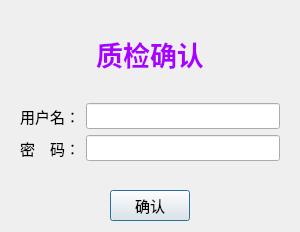
<?xml version="1.0" encoding="UTF-8"?>
<ui version="4.0">
 <class>DialogPowerLogin</class>
 <widget class="QDialog" name="DialogPowerLogin">
  <property name="geometry">
   <rect>
    <x>0</x>
    <y>0</y>
    <width>300</width>
    <height>232</height>
   </rect>
  </property>
  <property name="font">
   <font>
    <pointsize>11</pointsize>
   </font>
  </property>
  <property name="windowTitle">
   <string>登录</string>
  </property>
  <layout class="QVBoxLayout" name="verticalLayout">
   <property name="leftMargin">
    <number>20</number>
   </property>
   <property name="rightMargin">
    <number>20</number>
   </property>
   <item>
    <widget class="QLabel" name="labelTitle">
     <property name="sizePolicy">
      <sizepolicy hsizetype="Expanding" vsizetype="Expanding">
       <horstretch>0</horstretch>
       <verstretch>0</verstretch>
      </sizepolicy>
     </property>
     <property name="palette">
      <palette>
       <active>
        <colorrole role="WindowText">
         <brush brushstyle="SolidPattern">
          <color alpha="255">
           <red>170</red>
           <green>0</green>
           <blue>255</blue>
          </color>
         </brush>
        </colorrole>
       </active>
       <inactive>
        <colorrole role="WindowText">
         <brush brushstyle="SolidPattern">
          <color alpha="255">
           <red>170</red>
           <green>0</green>
           <blue>255</blue>
          </color>
         </brush>
        </colorrole>
       </inactive>
       <disabled>
        <colorrole role="WindowText">
         <brush brushstyle="SolidPattern">
          <color alpha="255">
           <red>190</red>
           <green>190</green>
           <blue>190</blue>
          </color>
         </brush>
        </colorrole>
       </disabled>
      </palette>
     </property>
     <property name="font">
      <font>
       <pointsize>20</pointsize>
       <weight>75</weight>
       <bold>true</bold>
      </font>
     </property>
     <property name="text">
      <string>质检确认</string>
     </property>
     <property name="alignment">
      <set>Qt::AlignCenter</set>
     </property>
    </widget>
   </item>
   <item>
    <layout class="QGridLayout" name="gridLayout">
     <item row="0" column="0">
      <widget class="QLabel" name="labelUsername">
       <property name="text">
        <string>用户名：</string>
       </property>
       <property name="alignment">
        <set>Qt::AlignRight|Qt::AlignTrailing|Qt::AlignVCenter</set>
       </property>
      </widget>
     </item>
     <item row="0" column="1">
      <widget class="QLineEdit" name="editUsername">
       <property name="clearButtonEnabled">
        <bool>true</bool>
       </property>
      </widget>
     </item>
     <item row="1" column="0">
      <widget class="QLabel" name="labelPassword">
       <property name="text">
        <string>密　码：</string>
       </property>
       <property name="alignment">
        <set>Qt::AlignRight|Qt::AlignTrailing|Qt::AlignVCenter</set>
       </property>
      </widget>
     </item>
     <item row="1" column="1">
      <widget class="QLineEdit" name="editPassword">
       <property name="echoMode">
        <enum>QLineEdit::Password</enum>
       </property>
       <property name="clearButtonEnabled">
        <bool>true</bool>
       </property>
      </widget>
     </item>
     <item row="2" column="0" colspan="2">
      <widget class="QLabel" name="labelNotice">
       <property name="palette">
        <palette>
         <active>
          <colorrole role="WindowText">
           <brush brushstyle="SolidPattern">
            <color alpha="255">
             <red>255</red>
             <green>0</green>
             <blue>0</blue>
            </color>
           </brush>
          </colorrole>
         </active>
         <inactive>
          <colorrole role="WindowText">
           <brush brushstyle="SolidPattern">
            <color alpha="255">
             <red>255</red>
             <green>0</green>
             <blue>0</blue>
            </color>
           </brush>
          </colorrole>
         </inactive>
         <disabled>
          <colorrole role="WindowText">
           <brush brushstyle="SolidPattern">
            <color alpha="255">
             <red>190</red>
             <green>190</green>
             <blue>190</blue>
            </color>
           </brush>
          </colorrole>
         </disabled>
        </palette>
       </property>
       <property name="alignment">
        <set>Qt::AlignCenter</set>
       </property>
      </widget>
     </item>
    </layout>
   </item>
   <item>
    <layout class="QHBoxLayout" name="horizontalLayout">
     <item>
      <spacer name="horizontalSpacer_1">
       <property name="orientation">
        <enum>Qt::Horizontal</enum>
       </property>
       <property name="sizeHint" stdset="0">
        <size>
         <width>40</width>
         <height>20</height>
        </size>
       </property>
      </spacer>
     </item>
     <item>
      <widget class="QPushButton" name="buttonAccept">
       <property name="minimumSize">
        <size>
         <width>80</width>
         <height>30</height>
        </size>
       </property>
       <property name="text">
        <string>确认</string>
       </property>
       <property name="icon">
        <iconset resource="../PCS.qrc">
         <normaloff>:/images/pngs/common_key.png</normaloff>:/images/pngs/common_key.png</iconset>
       </property>
       <property name="iconSize">
        <size>
         <width>20</width>
         <height>20</height>
        </size>
       </property>
      </widget>
     </item>
     <item>
      <spacer name="horizontalSpacer_2">
       <property name="orientation">
        <enum>Qt::Horizontal</enum>
       </property>
       <property name="sizeHint" stdset="0">
        <size>
         <width>40</width>
         <height>20</height>
        </size>
       </property>
      </spacer>
     </item>
    </layout>
   </item>
  </layout>
 </widget>
 <resources>
  <include location="../PCS.qrc"/>
 </resources>
 <connections/>
</ui>
